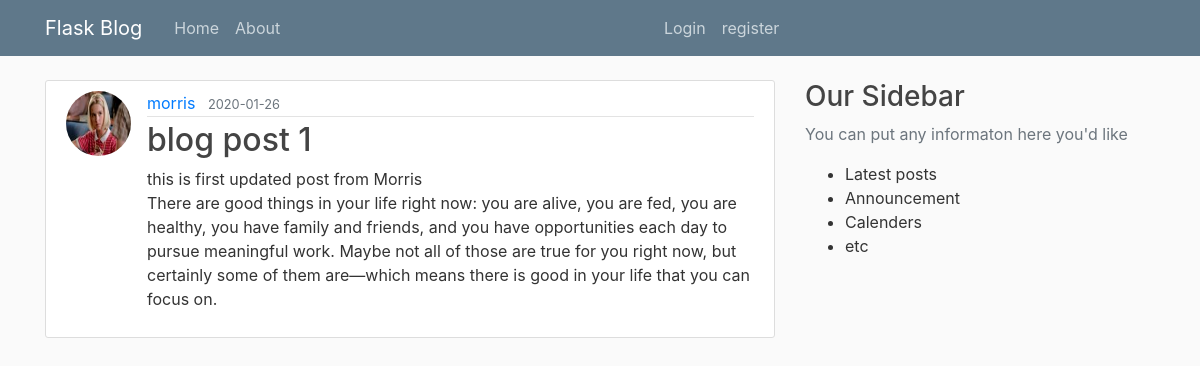
Screenshot of /post/3 with the database file from the repository.
### flaskblog/models.py (models this page shows, shortened)
class User(db.Model , UserMixin):
    id = db.Column(db.Integer,primary_key=True)
    username = db.Column(db.String(20),unique=True,nullable=False)
    email = db.Column(db.String(120),unique=True,nullable=False)
    image_file = db.Column(db.String(20),nullable=False,default='default.jpg')
    password = db.Column(db.String(60) , nullable=False)
    posts = db.relationship('Post', backref='author', lazy=True)

class Post(db.Model):
    id = db.Column(db.Integer, primary_key=True)
    title  = db.Column(db.String(20), nullable=False)
    date_posted = db.Column(db.DateTime, nullable=False, default=datetime.utcnow)
    content = db.Column(db.Text, nullable=False)
    user_id = db.Column(db.Integer,db.ForeignKey('user.id'), nullable=False)

### flaskblog/routes.py (the view)
@app.route('/post/<int:post_id>')
def post(post_id):
    post  = Post.query.get_or_404(post_id)
    return render_template('post.html', title = post.title, post=post)

### flaskblog/templates/post.html (shortened to what this page needs)
{% extends 'layout.html' %}
{% block content %}
       <article class="media content-section">
        <img src="{{url_for('static',filename='profile_Pics/' + post.author.image_file)}}" alt="" class="rounded-circle article-img">
        <div class="media-body">
          <div class="article-metadata">
            <a class="mr-2" href="{{url_for('user_posts',username=post.author.username )}}">{{ post.author.username }}</a>
            <small class="text-muted">{{ post.date_posted.strftime('%Y-%m-%d') }}</small>
          </div>
          <h2 class="article-title">{{ post.title }}</h2>
          <p class="article-content">{{ post.content }}</p>
        </div>
      </article>
 {% endblock content %}

### flaskblog/static/main.css (style rules this page uses)
body { background: #fafafa; color: #333333; margin-top: 5rem; }
h1, h2, h3, h4, h5, h6 { color: #444444; }
.content-section { background: #ffffff; padding: 10px 20px; border: 1px solid #dddddd; border-radius: 3px; margin-bottom: 20px; }
.article-title { color: #444444; }
.article-content { white-space: pre-line; }
.article-img { height: 65px; width: 65px; margin-right: 16px; }
.article-metadata { padding-bottom: 1px; margin-bottom: 4px; border-bottom: 1px solid #e3e3e3 }

### rows the page displays
User: image_file (picture), author.username "morris"
Post: date_posted "2020-01-26", title "blog post 1", content "this is first updated post from Morris There are good things in your life right now: you are alive, you are fed, you are healthy, you have family and friends, and you have opportunities each day to pursue meaningful work. Maybe not all of those are true for you right now, but certainly some of them are—which means there is good in your life that you can focus on."
